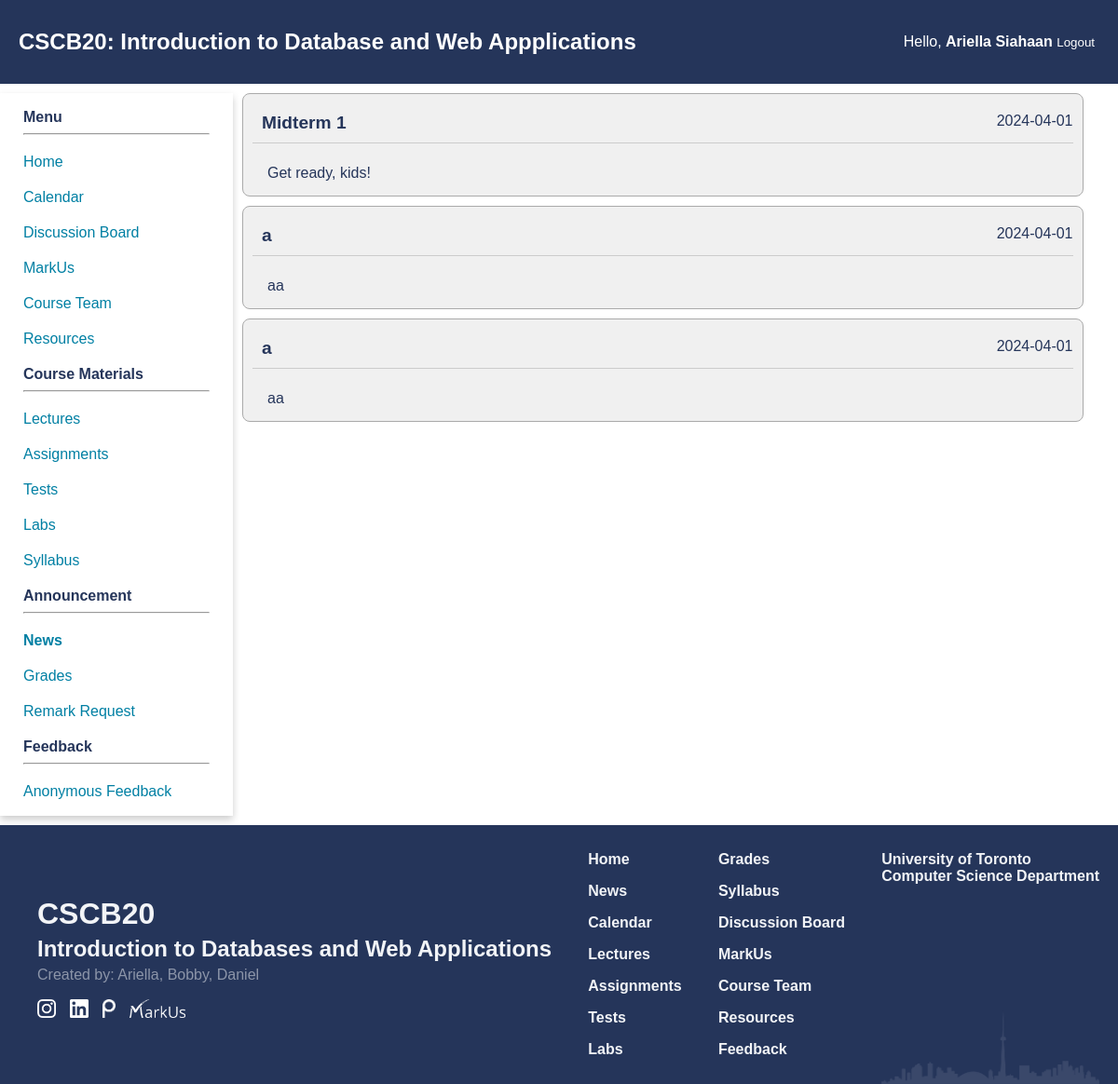
Page /news (signed in) on the committed database.
### app.py (models this page shows)
class Announcement(db.Model):
    id = db.Column(db.Integer, primary_key = True)
    title = db.Column(db.String(250), nullable = False)
    text = db.Column(db.Text)
    date_created = db.Column(db.Date, default = datetime.utcnow)

### app.py (the view)
@app.route("/news")
def news():
    if not isInstructor(session) and not isStudent(session):
        return redirect('/')
    lst_news = Announcement.query.order_by(Announcement.id.desc()).all()
    return render_template("news.html", news = True, lst_news = lst_news)

### app.py (called while the page is built)
def isInstructor(identity):
    if "auth" in identity and identity["auth"] == 'Instructor':
        return True
    return False

def isStudent(identity):
    if "auth" in identity and identity["auth"] == 'Student':
        return True
    return False

### templates/news.html (shortened to what this page needs)
{% extends 'home_template.html' %}
{% block extra_css %}
  <link href="{{ url_for('static', filename='css/news.css') }}" rel="stylesheet" type="text/css">
{% endblock %}
{% block content %}
<main class="news">
    {% for news in lst_news %}
    <div class="box">
        <div class="title-flex">
            <div class="flex-1 title">
                <b> {{ news.title }} </b>
            </div>
            <div class="flex-2">
                {{ news.date_created }}
            </div>
        </div>
        <br>
        <div class="announcement">
            <p>
                {{ news.text }}
            </p>
        </div>
    </div>
    {% endfor %}
</main>
{% endblock %}

### static/css/navbar.css (style rules this page uses)
:root { --primary_color: #25355A; --secondary_color: #007FA3; --phone_size: 600px; }
body { margin: 0; padding: 0; font-family: Arial, sans-serif; }
main { grid-area: content; padding: 20px; padding: 0px 10px 0px 10px; width: 95%; }

### static/css/index.css (style rules this page uses)
:root { --primary_color: #25355A; --secondary_color: #007FA3; }
body { background-color: #FFFFFF; color: var(--primary_color); font-family: Geneva, Arial, Helvetica, sans-serif; }

### static/css/news.css (style rules this page uses)
.news .box { background-color: #f0f0f0; padding: 10px; border-radius: 8px; border-color: #aaaaaa; border-style: solid; border-width: thin; }
.news .title { font-size: 1.2rem; }
.news .announcement { margin: 1px; padding: 0px 0px 0px 10px; }
.news p { margin: 5px; }
.news .title-flex { display: flex; padding: 10px 0px 10px 10px; border-bottom: 1px solid #ccc; }
.news .flex-1 { flex:5; }
.news .flex-2 { right: 0; }
.box { margin-bottom: 10px; }

### rows in the picture
Announcement: title "Midterm 1", date_created "2024-04-01", text "Get ready, kids!"
Announcement: title "a", date_created "2024-04-01", text "aa"
Announcement: title "a", date_created "2024-04-01", text "aa"

### other values in the picture
{{ session["name"] }} "Ariella Siahaan"
